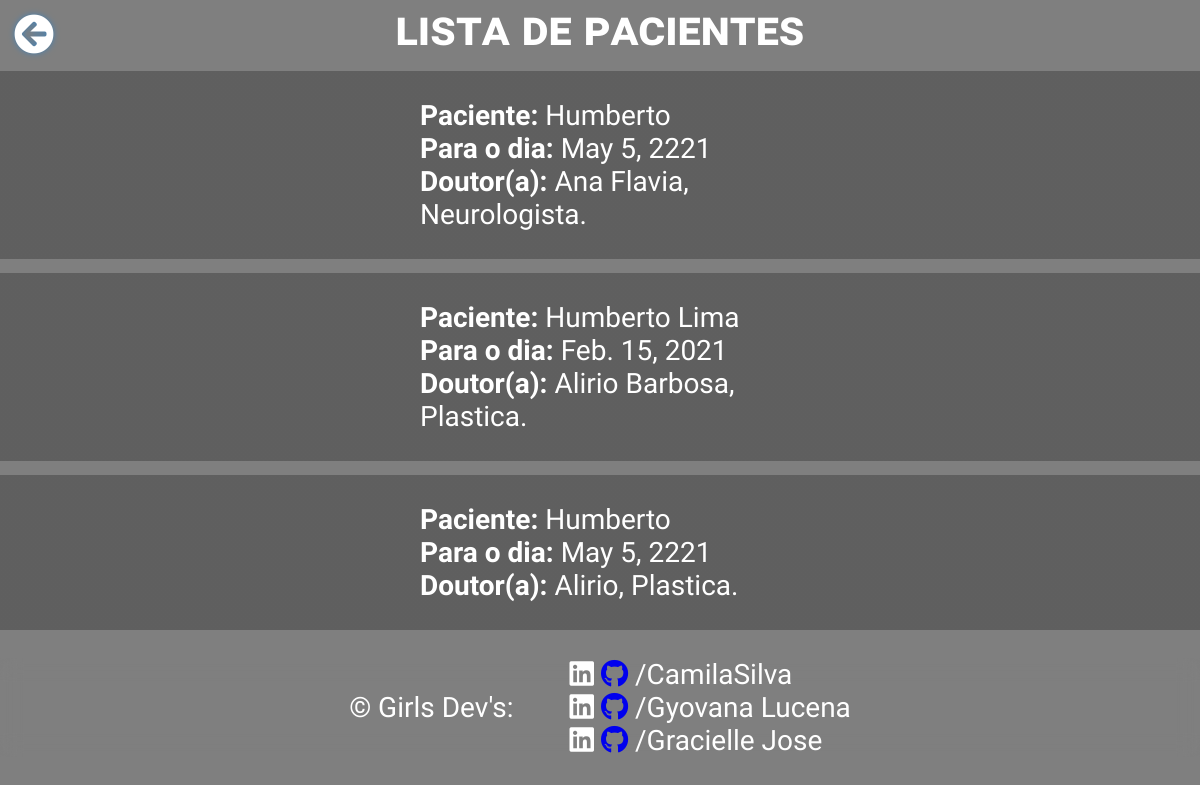
Before: /CRUDweb/list_view/ with the older database file.
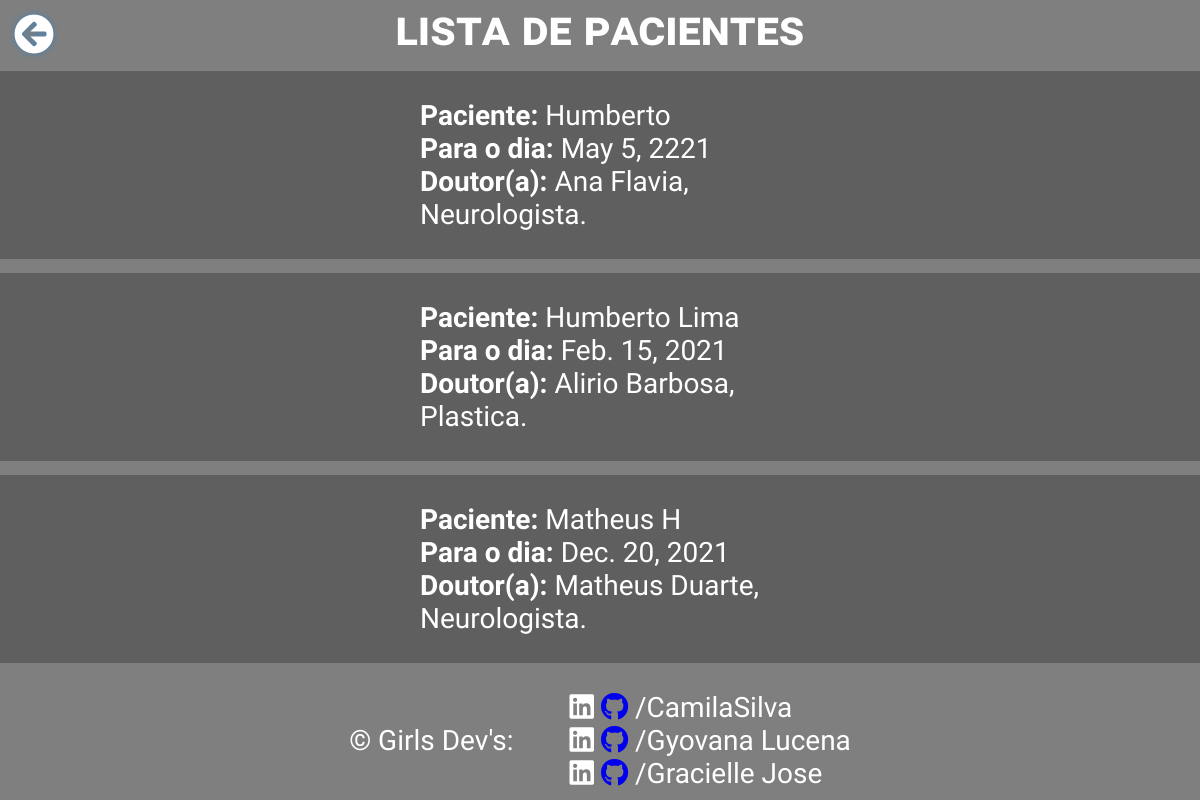
After: the same page with the newer database file.
### CRUDweb/models.py (models this page shows)
class MarcarConsulta(models.Model):
    nome_paciente = models.CharField('Nome Paciente', max_length=50)
    cpf = models.CharField('CPF', max_length=11)
    data = models.DateField('Data Consulta')
    nome_medico = models.CharField('Nome Medico', max_length=50)
    especialidade = models.CharField('Especialidade Medica', max_length=50)

### CRUDweb/views.py (the view)
# urls.py: path('list_view/', list_view, name='list_view'),
def list_view(request):
    context = dict()
    context["consultas"] = MarcarConsulta.objects.all()
    return render(request, "list_view.html", context)

### CRUDweb/templates/list_view.html (shortened to what this page needs)
{% load static %}
<!DOCTYPE html>
<html lang="en">
<head>
    <link rel="stylesheet" href="https://use.fontawesome.com/releases/v5.15.4/css/all.css">
    <link rel="stylesheet" href="{% static 'css/LV.css' %}">
</head>
<body>
    <h1> lista de pacientes </h1>
    <div id="container">
        {% for consulta in consultas %}
            <div id="listagem">
                <div class="dados-paciente">
                    <p><strong>Paciente:</strong> {{consulta.nome_paciente}}</p>
                    <p><strong>Para o dia:</strong> {{consulta.data}}</p>
                    <p> <strong>Doutor(a):</strong> {{consulta.nome_medico}}, {{consulta.especialidade}}.</p>
                </div>
            </div>
        {% endfor %}
    </div>
    <div class="botoes">
        <a href="/CRUDweb"><button id="btn-voltar"><i class="fas fa-arrow-circle-left"></i></button></a>
    </div>
    <footer>
        <p>&copy; Girls Dev's: </p>
        <br/>
        <div id="equipe">
            <p><a class="dev" href="https://www.linkedin.com/in/camila-camasi/" target="_blank"><i class="fab fa-linkedin"></i></a> <a href="https://github.com/camilams27" target="_blank"><i class="fab fa-github"></i></a> /CamilaSilva</p>
            <p><a class="dev" href="#" target="_blank"><i class="fab fa-linkedin"></i></a> <a href="https://github.com/GyovanaLuni" target="_blank"><i class="fab fa-github"></i></a> /Gyovana Lucena</p>
            <p><a class="dev" href="#" target="_blank"><i class="fab fa-linkedin"></i></a> <a href="#" target="_blank"><i class="fab fa-github"></i></a> /Gracielle Jose</p>
        </div>
    </footer>
</body>
</html>

Changed rows visible on the page:
removed MarcarConsulta: nome_paciente "Humberto", data "May 5, 2221", nome_medico "Alirio", especialidade "Plastica"
added MarcarConsulta: nome_paciente "Matheus H", data "Dec. 20, 2021", nome_medico "Matheus Duarte", especialidade "Neurologista"
